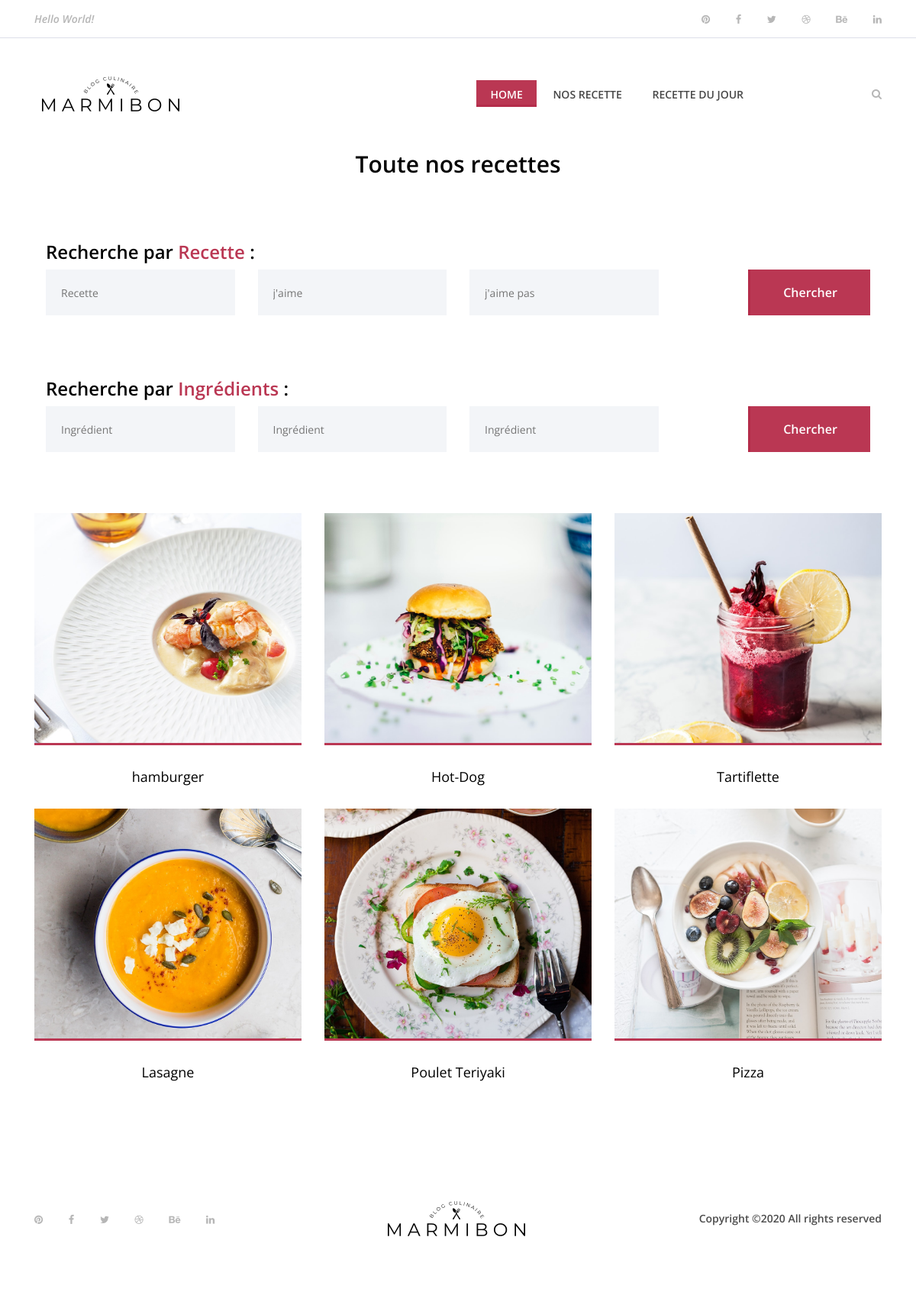
/?recipes, run on the app's committed database.
### tables this page shows
CREATE TABLE IF NOT EXISTS `recette` (
  `Id_recette` bigint(255) NOT NULL AUTO_INCREMENT,
  `Name_recette` varchar(255) DEFAULT NULL,
  `img_recette` varchar(255) DEFAULT NULL,
  `time_recette` varchar(255) DEFAULT NULL,
  `number_recette` bigint(255) DEFAULT NULL,
  `level_recette` varchar(255) DEFAULT NULL,
  `cost_recette` varchar(255) DEFAULT NULL,
  `description_recette` text NOT NULL,
  `Id_Ingredient` bigint(255) NOT NULL,
  PRIMARY KEY (`Id_recette`)
);

### controllers/controller.php (called while the page is built, shortened)
<?php
require('models/model.php');
function recipes(){
    $allRecipe = new Recette();
    $allRecipe = $allRecipe->recettes();
    require('views/recipes.php');
}

### public/connect.php (called while the page is built)
<?php
class Databases
{
    public function connect()
    {
        try
        {
            $db = new PDO('mysql:host=localhost;dbname=marmibon;port=3306;charset=utf8', 'root', '');
            return $db;
        }
        catch(Exception $e)
        {
            die('Erreur : '.$e->getMessage());
        }
    }
}

### models/model.php (called while the page is built, shortened)
<?php
require_once('public/connect.php');
class Recette extends Databases{
    public function recettes(){
        $recette = $this->connect()->prepare('SELECT * FROM recette');
        $recette->execute();
        $result = $recette->fetchALL(PDO::FETCH_ASSOC);
        return $result;
     }
}

### views/recipes.php (the view, shortened to what this page needs)
<section class="best-receipe-area">
    <div class="container">
        <div class="row">
            <div class="col-12">
                <div class="section-heading">
                    <h3>Toute nos recettes</h3>
                </div>
            </div>
        </div>
        <div class="receipe-post-search mb-80">
            <div class="container">
                <h4>Recherche par <span style="color: #ba3753;">Recette</span> :</h4>
                <form action="<?='?selectrecipe'?>" method="post">
                    <div class="row">
                        <div class="col-12 col-lg-3">
                            <input type="search" name="Recette" placeholder="Recette">
                        </div>
                        <div class="col-12 col-lg-3">
                            <input type="search" name="j'aime" placeholder="j'aime">
                        </div>
                        <div class="col-12 col-lg-3">
                            <input type="search" name="j'aime pas" placeholder="j'aime pas ">
                        </div>
                        <div class="col-12 col-lg-3 text-right">
                            <button type="submit" name="selectrecipe" value="recherche"
                                class="btn delicious-btn">Chercher</button>
                        </div>
                    </div>
                </form>
            </div>
        </div>
        <div class="receipe-post-search mb-80">
            <div class="container">
                <h4>Recherche par <span style="color: #ba3753;">Ingrédients</span> :</h4>
                <form action="<?='?selectrecipes'?>" method="post">
                    <div class="row">
                        <div class="col-12 col-lg-3">
                            <input type="search" name="Ingredient1" placeholder="Ingrédient">
                        </div>
                        <div class="col-12 col-lg-3">
                            <input type="search" name="Ingredient2" placeholder="Ingrédient">
                        </div>
                        <div class="col-12 col-lg-3">
                            <input type="search" name="Ingredient3" placeholder="Ingrédient">
                        </div>
                        <div class="col-12 col-lg-3 text-right">
                            <button type="submit" name="selectrecipes" value="recherche"
                                class="btn delicious-btn">Chercher</button>
                        </div>
                    </div>
                </form>
            </div>
        </div>
        <div class="row">
            <?php foreach($allRecipe as $result){ ?>
            <div class="col-12 col-sm-6 col-lg-4">
                <div class="single-best-receipe-area mb-30">
                    <img src="<?=$result['img_recette'] ?>" alt="">
                    <div class="receipe-content">
                        <a href=<?='?recipeID='.$result['Id_recette'] ?>>
                            <h5><?=$result['Name_recette'] ?></h5>
                        </a>
                    </div>
                </div>
            </div>
            <?php } ?>
        </div>
    </div>
</section>
<?php $content = ob_get_clean(); ?>
<?php require('templates/template.php'); ?>

### index.php
<?php
require('controllers/controller.php');
if (isset($_GET['recipeID'])) {
    echo singleRecipe();
            }else if(isset($_GET['recipes'])) {
                echo recipes();
                    }else if(isset($_GET['dayRecipes'])) {
                        echo randRecipe();
                            }else if(isset($_GET['home'])){
                                echo homeView();
                                    } else if (isset($_POST['selectrecipe'])) {
                                        echo search();
                                            }else if (isset($_POST['selectrecipes'])){
                                                echo searchRR();
                                                    }else{
                                                        echo homeView();
                                                        }
require_once ('templates/template.php');

### templates/template.php (shortened to what this page needs)
<!DOCTYPE html>
<html lang="fr">
<head>
    <link rel="stylesheet" href="public/css/style.css">
</head>
<body>
    <header class="header-area">
        <div class="top-header-area">
            <div class="container h-100">
                <div class="row h-100 align-items-center justify-content-between">
                    <div class="col-12 col-sm-6">
                        <div class="breaking-news">
                            <div id="breakingNewsTicker" class="ticker">
                                <ul>
                                    <li><a href="#">Hello World!</a></li>
                                </ul>
                            </div>
                        </div>
                    </div>
                    <div class="col-12 col-sm-6">
                        <div class="top-social-info text-right">
                            <a href="#"><i class="fa fa-pinterest" aria-hidden="true"></i></a>
                            <a href="#"><i class="fa fa-facebook" aria-hidden="true"></i></a>
                            <a href="#"><i class="fa fa-twitter" aria-hidden="true"></i></a>
                            <a href="#"><i class="fa fa-dribbble" aria-hidden="true"></i></a>
                            <a href="#"><i class="fa fa-behance" aria-hidden="true"></i></a>
                            <a href="#"><i class="fa fa-linkedin" aria-hidden="true"></i></a>
                        </div>
                    </div>
                </div>
            </div>
        </div>
        <div class="delicious-main-menu">
            <div class="classy-nav-container breakpoint-off">
                <div class="container">
                    <nav class="classy-navbar justify-content-between" id="deliciousNav">
                        <a class="nav-brand" href="index.html"><img src="public/img/core-img/logo.png" alt=""></a>
                        <div class="classy-menu">
                            <div class="classynav">
                                <ul>
                                    <li class="active"><a href="<?='?home'?>">Home</a></li>
                                    <li><a href="<?='?recipes'?>">Nos recette</a></li>
                                    <li><a href="<?='?dayRecipes'?>">Recette du jour</a></li>
                                </ul>
                                <div class="search-btn">
                                    <i class="fa fa-search" aria-hidden="true"></i>
                                </div>
                            </div>
                        </div>
                    </nav>
                </div>
            </div>
        </div>
    </header>
        <?= $content ?>
    <footer class="footer-area">
        <div class="container h-100">
            <div class="row h-100">
                <div class="col-12 h-100 d-flex flex-wrap align-items-center justify-content-between">
                    <div class="footer-social-info text-right">
                        <a href="#"><i class="fa fa-pinterest" aria-hidden="true"></i></a>
                        <a href="#"><i class="fa fa-facebook" aria-hidden="true"></i></a>
                        <a href="#"><i class="fa fa-twitter" aria-hidden="true"></i></a>
                        <a href="#"><i class="fa fa-dribbble" aria-hidden="true"></i></a>
                        <a href="#"><i class="fa fa-behance" aria-hidden="true"></i></a>
                        <a href="#"><i class="fa fa-linkedin" aria-hidden="true"></i></a>
                    </div>
                    <div class="footer-logo">
                        <a href="index.html"><img src="public/img/core-img/logo.png" alt=""></a>
                    </div>
                    <p>Copyright &copy;<script>document.write(new Date().getFullYear());</script> All rights reserved </p>
                </div>
            </div>
        </div>
    </footer>
</body>
</html>

### public/css/style.css (style rules this page uses)
* { margin: 0; padding: 0; }
body { font-family: "Open Sans", sans-serif; font-size: 14px; }
h1, h2, h3, h4, h5, h6 { color: #000000; line-height: 1.3; font-weight: 600; }
p { color: #9b9b9b; font-size: 14px; line-height: 2; font-weight: 400; }
a, a:hover, a:focus { -webkit-transition-duration: 500ms; transition-duration: 500ms; text-decoration: none; outline: 0 solid transparent; color: #000000; font-weight: 600; font-size: 14px; color: #474747; }
ul, ol { margin: 0; }
ul li, ol li { list-style: none; }
img { height: auto; max-width: 100%; }
.mb-30 { margin-bottom: 30px !important; }
.mb-80 { margin-bottom: 80px !important; }
.section-heading { position: relative; z-index: 1; margin-bottom: 80px; text-align: center; }
.section-heading h3 { font-size: 30px; margin-bottom: 0; }
.delicious-btn { display: inline-block; min-width: 160px; height: 60px; color: #ffffff; border: none; border-left: 3px solid #b42c4a; border-radius: 0; padding: 0 30px; font-size: 16px; line-height: 58px; font-weight: 600; -webkit-transition-duration: 500ms; transition-duration: 500ms; text-transform: capitalize; background-color: #ba3753; }
.header-area { position: relative; z-index: 100; width: 100%; }
.header-area .top-header-area { width: 100%; height: 50px; background-color: #ffffff; border-bottom: 1px solid #dddee9; }
.header-area .top-header-area .breaking-news { position: relative; z-index: 1; }
.header-area .top-header-area .breaking-news .ticker { width: 100%; text-align: left; position: relative; overflow: hidden; }
.header-area .top-header-area .breaking-news .ticker ul { width: 100%; position: relative; z-index: 1; }
.header-area .top-header-area .breaking-news .ticker ul li { display: none; width: 100%; }
.header-area .top-header-area .breaking-news .ticker ul li a { font-size: 14px; color: #b6b6b6; font-style: italic; }
.header-area .top-header-area .top-social-info a { display: inline-block; color: #b6b6b6; font-size: 13px; margin-right: 30px; }
.header-area .top-header-area .top-social-info a:last-child { margin-right: 0; }
.header-area .delicious-main-menu { position: relative; width: 100%; z-index: 100; height: 145px; }
.header-area .delicious-main-menu .classy-nav-container { background-color: transparent; }
.header-area .delicious-main-menu .classy-navbar { height: 145px; padding: 0; }
.header-area .delicious-main-menu .classy-navbar .classynav ul li a { font-weight: 600; }
.header-area .delicious-main-menu .classy-navbar .classynav > ul > li > a { text-transform: uppercase; padding: 12px 18px 11px; background-color: transparent; border-bottom: 3px solid transparent; line-height: 1; color: #474747; font-weight: 600; }
.header-area .delicious-main-menu .classy-navbar .classynav > ul > li.active > a { color: #ffffff; background-color: #ba3753; border-bottom: 3px solid #b42c4a; }
.header-area .delicious-main-menu .classy-navbar .classynav > ul > li.active > a::after { color: #ffffff; }
.header-area .delicious-main-menu .classynav .search-btn { color: #b6b6b6; margin-left: 150px; cursor: pointer; -webkit-transition-duration: 500ms; transition-duration: 500ms; }
.header-area .delicious-main-menu .classynav .search-btn i { -webkit-transition-duration: 500ms; transition-duration: 500ms; }
.best-receipe-area { position: relative; z-index: 1; padding-bottom: 50px; }
.single-best-receipe-area { position: relative; z-index: 1; }
.single-best-receipe-area img { border-bottom: 3px solid #ba3753; }
.single-best-receipe-area .receipe-content { padding-top: 30px; text-align: center; }
.single-best-receipe-area .receipe-content h5 { font-size: 18px; margin-bottom: 10px; font-weight: 400; -webkit-transition-duration: 500ms; transition-duration: 500ms; }
.receipe-post-search { position: relative; z-index: 20; }
.receipe-post-search form input { width: 100%; height: 60px; background-color: #f3f5f8; font-size: 14px; padding: 0 20px; border: none; }
.footer-area { position: relative; z-index: 1; width: 100%; height: 140px; background-color: #ffffff; }
.footer-area .footer-social-info { padding-right: 15px; }
.footer-area .footer-social-info a { display: inline-block; color: #b6b6b6; font-size: 13px; margin-right: 30px; }
.footer-area .footer-social-info a:last-child { margin-right: 0; }
.footer-area p { color: #4b4b4b; font-weight: 600; margin-bottom: 0; padding-left: 15px; }

### data on the page
recette: img_recette (picture), Name_recette "hamburger"
recette: img_recette (picture), Name_recette "Hot-Dog"
recette: img_recette (picture), Name_recette "Tartiflette"
recette: img_recette (picture), Name_recette "Lasagne"
recette: img_recette (picture), Name_recette "Poulet Teriyaki"
recette: img_recette (picture), Name_recette "Pizza"
